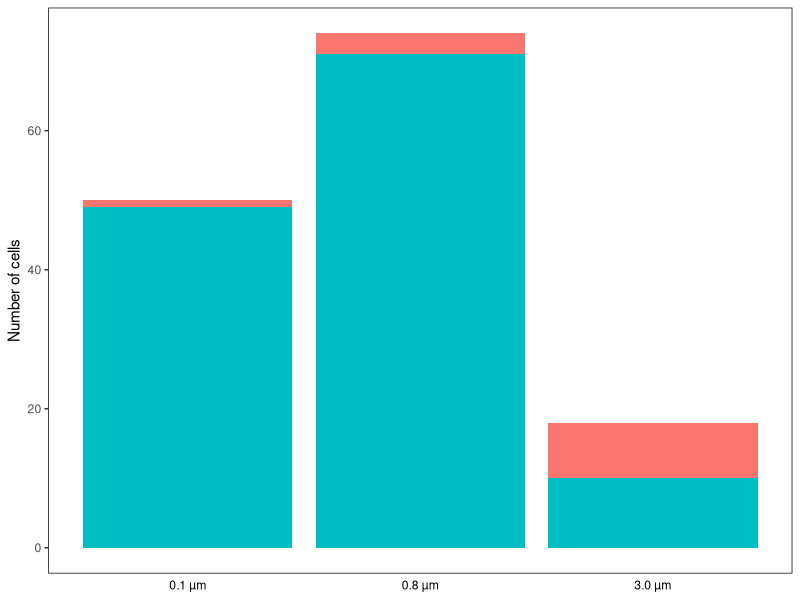
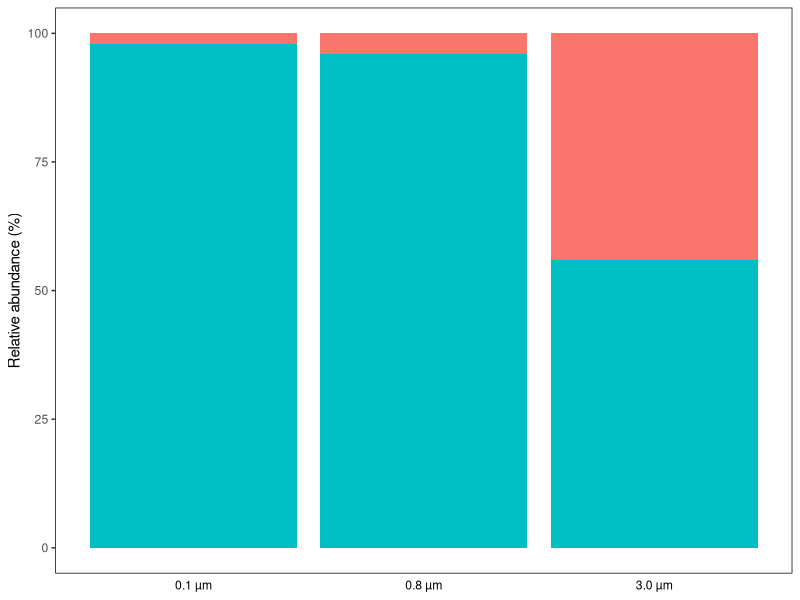
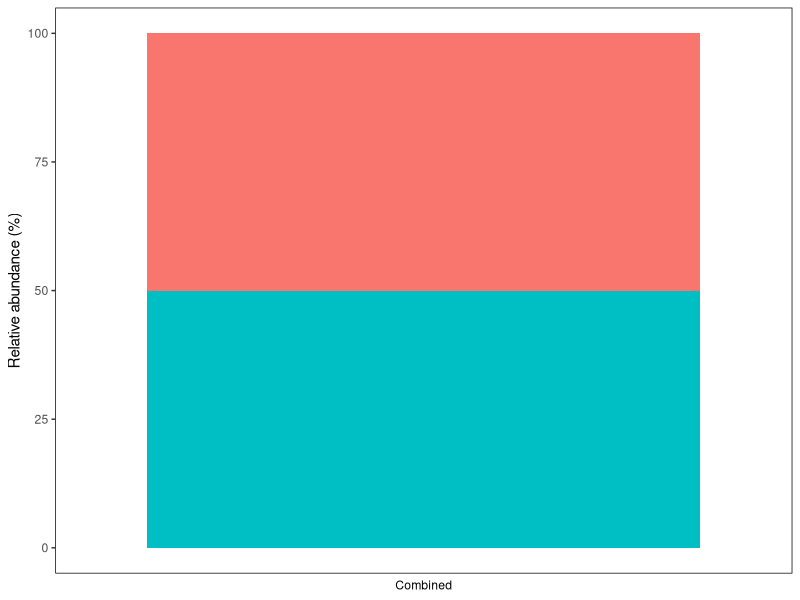

Reproduce these figures in R, in order.
#library
library(ggplot2)

#values
df <- data.frame(fraction = factor(c("0.1 µm", "0.1 µm", "0.8 µm", "0.8 µm", "3.0 µm", "3.0 µm")),
                levels = c("0.1 µm", "0.8 µm", "3.0 µm"),
                OTU = factor(c("OTU 1", "OTU 2", "OTU 1", "OTU 2", "OTU 1", "OTU 2")),
                abundance = c(1, 49, 3, 71, 8, 10)
                )

#plot
p <- ggplot(data=df, aes(x=fraction, y=abundance, fill=OTU))
p <- p + geom_bar(stat="identity")
p <- p + theme(panel.grid.major=element_blank(), panel.grid.minor = element_blank(), panel.background=element_blank())
p <- p + theme(panel.border=element_rect(fill=NA))
p <- p + theme(axis.title.x=element_blank())
p <- p + theme(axis.text.x = element_text(color="black"))
p <- p + theme(axis.ticks.x = element_blank())
p <- p + ylab("Number of cells")
p <- p + xlab("Size fraction")
p <- p + theme(legend.position="none")

#output
ggsave("fractionabundances1.png", p, width=3, height=3, dpi=1200)

#values
df <- data.frame(fraction = factor(c("0.1 µm", "0.1 µm", "0.8 µm", "0.8 µm", "3.0 µm", "3.0 µm")),
                levels = c("0.1 µm", "0.8 µm", "3.0 µm"),
                OTU = factor(c("OTU 1", "OTU 2", "OTU 1", "OTU 2", "OTU 1", "OTU 2")),
                abundance = c(2, 98, 4, 96, 44, 56)
                )

#plot
p <- ggplot(data=df, aes(x=fraction, y=abundance, fill=OTU))
p <- p + geom_bar(stat="identity")
p <- p + theme(panel.grid.major=element_blank(), panel.grid.minor = element_blank(), panel.background=element_blank())
p <- p + theme(panel.border=element_rect(fill=NA))
p <- p + theme(axis.title.x=element_blank())
p <- p + theme(axis.text.x = element_text(color="black"))
p <- p + theme(axis.ticks.x = element_blank())
p <- p + ylab("Relative abundance (%)")
p <- p + xlab("Size fraction")
p <- p + theme(legend.position="none")

#output
ggsave("fractionabundances2.png", p, width=3, height=3, dpi=1200)

#values
df <- data.frame(OTU = factor(c("OTU 1", "OTU 2")), abundance = c(50, 50), sample=factor(c("Combined", "Combined")), levels=c("Combined"))

#plot
p <- ggplot(data=df, aes(y=abundance, fill=OTU, x=sample))
p <- p + geom_bar(stat="identity")
p <- p + theme(panel.grid.major=element_blank(), panel.grid.minor = element_blank(), panel.background=element_blank())
p <- p + theme(panel.border=element_rect(fill=NA))
p <- p + theme(axis.title.x=element_blank())
p <- p + theme(axis.text.x = element_text(color="black"))
p <- p + theme(axis.ticks.x = element_blank())
p <- p + ylab("Relative abundance (%)")
p <- p + theme(legend.position="none")

#output
ggsave("fractionabundances3.png", p, width=1.7, height=3, dpi=1200)
